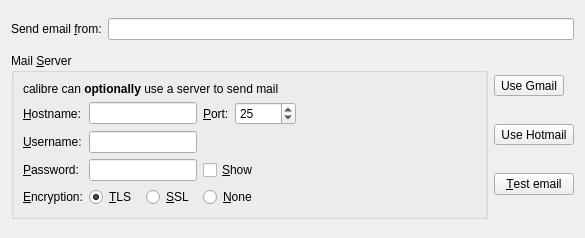
<?xml version="1.0" encoding="UTF-8"?>
<ui version="4.0">
 <class>Form</class>
 <widget class="QWidget" name="Form">
  <property name="geometry">
   <rect>
    <x>0</x>
    <y>0</y>
    <width>585</width>
    <height>238</height>
   </rect>
  </property>
  <property name="windowTitle">
   <string>Form</string>
  </property>
  <layout class="QGridLayout" name="gridLayout">
   <item row="0" column="0" colspan="2">
    <layout class="QHBoxLayout" name="horizontalLayout_9">
     <item>
      <widget class="QLabel" name="label_15">
       <property name="text">
        <string>Send email &amp;from:</string>
       </property>
       <property name="buddy">
        <cstring>email_from</cstring>
       </property>
      </widget>
     </item>
     <item>
      <widget class="QLineEdit" name="email_from">
       <property name="toolTip">
        <string>&lt;p&gt;This is what will be present in the From: field of emails sent by calibre.&lt;br&gt; Set it to your email address</string>
       </property>
      </widget>
     </item>
    </layout>
   </item>
   <item row="1" column="0">
    <widget class="QGroupBox" name="groupBox_5">
     <property name="toolTip">
      <string>&lt;p&gt;A mail server is useful if the service you are sending mail to only accepts email from well know mail services.</string>
     </property>
     <property name="title">
      <string>Mail &amp;Server</string>
     </property>
     <layout class="QGridLayout" name="gridLayout_3">
      <item row="0" column="0" colspan="4">
       <widget class="QLabel" name="label_16">
        <property name="text">
         <string>calibre can &lt;b&gt;optionally&lt;/b&gt; use a server to send mail</string>
        </property>
        <property name="wordWrap">
         <bool>true</bool>
        </property>
       </widget>
      </item>
      <item row="1" column="0">
       <widget class="QLabel" name="label_17">
        <property name="text">
         <string>&amp;Hostname:</string>
        </property>
        <property name="buddy">
         <cstring>relay_host</cstring>
        </property>
       </widget>
      </item>
      <item row="1" column="1" colspan="2">
       <widget class="QLineEdit" name="relay_host">
        <property name="toolTip">
         <string>The hostname of your mail server. For e.g. smtp.gmail.com</string>
        </property>
       </widget>
      </item>
      <item row="1" column="3">
       <layout class="QHBoxLayout" name="horizontalLayout_11">
        <item>
         <widget class="QLabel" name="label_18">
          <property name="text">
           <string>&amp;Port:</string>
          </property>
          <property name="buddy">
           <cstring>relay_port</cstring>
          </property>
         </widget>
        </item>
        <item>
         <widget class="QSpinBox" name="relay_port">
          <property name="toolTip">
           <string>The port your mail server listens for connections on. The default is 25</string>
          </property>
          <property name="minimum">
           <number>1</number>
          </property>
          <property name="maximum">
           <number>65555</number>
          </property>
          <property name="value">
           <number>25</number>
          </property>
         </widget>
        </item>
       </layout>
      </item>
      <item row="2" column="0">
       <widget class="QLabel" name="label_19">
        <property name="text">
         <string>&amp;Username:</string>
        </property>
        <property name="buddy">
         <cstring>relay_username</cstring>
        </property>
       </widget>
      </item>
      <item row="2" column="1" colspan="2">
       <widget class="QLineEdit" name="relay_username">
        <property name="toolTip">
         <string>Your username on the mail server</string>
        </property>
       </widget>
      </item>
      <item row="3" column="0">
       <widget class="QLabel" name="label_20">
        <property name="text">
         <string>&amp;Password:</string>
        </property>
        <property name="buddy">
         <cstring>relay_password</cstring>
        </property>
       </widget>
      </item>
      <item row="3" column="1" colspan="2">
       <widget class="QLineEdit" name="relay_password">
        <property name="toolTip">
         <string>Your password on the mail server</string>
        </property>
        <property name="echoMode">
         <enum>QLineEdit::Password</enum>
        </property>
       </widget>
      </item>
      <item row="3" column="3">
       <widget class="QCheckBox" name="relay_show_password">
        <property name="text">
         <string>&amp;Show</string>
        </property>
       </widget>
      </item>
      <item row="4" column="0">
       <widget class="QLabel" name="label_21">
        <property name="text">
         <string>&amp;Encryption:</string>
        </property>
        <property name="buddy">
         <cstring>relay_tls</cstring>
        </property>
       </widget>
      </item>
      <item row="4" column="1">
       <widget class="QRadioButton" name="relay_tls">
        <property name="toolTip">
         <string>Use TLS encryption when connecting to the mail server. This is the most common.</string>
        </property>
        <property name="text">
         <string>&amp;TLS</string>
        </property>
        <property name="checked">
         <bool>true</bool>
        </property>
       </widget>
      </item>
      <item row="4" column="2">
       <widget class="QRadioButton" name="relay_ssl">
        <property name="toolTip">
         <string>Use SSL encryption when connecting to the mail server.</string>
        </property>
        <property name="text">
         <string>&amp;SSL</string>
        </property>
       </widget>
      </item>
      <item row="3" column="4">
       <spacer name="horizontalSpacer_3">
        <property name="orientation">
         <enum>Qt::Horizontal</enum>
        </property>
        <property name="sizeHint" stdset="0">
         <size>
          <width>40</width>
          <height>20</height>
         </size>
        </property>
       </spacer>
      </item>
      <item row="4" column="3">
       <widget class="QRadioButton" name="relay_none">
        <property name="toolTip">
         <string>WARNING: Using no encryption is highly insecure</string>
        </property>
        <property name="text">
         <string>&amp;None</string>
        </property>
       </widget>
      </item>
     </layout>
    </widget>
   </item>
   <item row="1" column="1">
    <layout class="QVBoxLayout" name="verticalLayout_9">
     <item>
      <widget class="QToolButton" name="relay_use_gmail">
       <property name="text">
        <string>Use Gmail</string>
       </property>
       <property name="icon">
        <iconset resource="../../../../resources/images.qrc">
         <normaloff>:/images/gmail_logo.png</normaloff>:/images/gmail_logo.png</iconset>
       </property>
       <property name="iconSize">
        <size>
         <width>48</width>
         <height>48</height>
        </size>
       </property>
       <property name="toolButtonStyle">
        <enum>Qt::ToolButtonTextUnderIcon</enum>
       </property>
      </widget>
     </item>
     <item>
      <widget class="QToolButton" name="relay_use_hotmail">
       <property name="text">
        <string>Use Hotmail</string>
       </property>
       <property name="icon">
        <iconset resource="../../../../resources/images.qrc">
         <normaloff>:/images/hotmail.png</normaloff>:/images/hotmail.png</iconset>
       </property>
       <property name="iconSize">
        <size>
         <width>48</width>
         <height>48</height>
        </size>
       </property>
       <property name="toolButtonStyle">
        <enum>Qt::ToolButtonTextUnderIcon</enum>
       </property>
      </widget>
     </item>
     <item>
      <widget class="QPushButton" name="test_email_button">
       <property name="text">
        <string>&amp;Test email</string>
       </property>
      </widget>
     </item>
    </layout>
   </item>
  </layout>
 </widget>
 <resources>
  <include location="../../../../resources/images.qrc"/>
 </resources>
 <connections/>
</ui>
